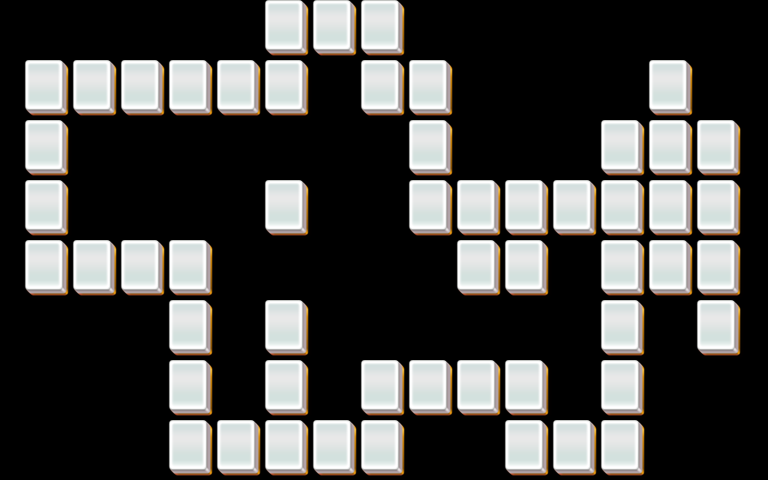

This game map was drawn from its Tiled (.tmx) file and the tilesets committed beside it. A one-line description and the trimmed map source follow:
An orthogonal 32x16 tile map with 24x30 px tiles, 3 tile layers (layer1, layer2, layer3).

<map version="1.0" orientation="orthogonal" width="32" height="16" tilewidth="24" tileheight="30">
 <properties>
  <property name="species" value="20" />
 </properties>
 <tileset firstgid="1" name="mahjong" tilewidth="48" tileheight="60">
  <image source="mahjong.png" />
 </tileset>
 <layer name="layer1" width="32" height="16">
  <data>[512 cells, 54 non-empty, 1 distinct tile ids]</data>
 </layer>
 <layer name="layer2" width="32" height="16">
  <data>[512 cells, 54 non-empty, 1 distinct tile ids]</data>
 </layer>
 <layer name="layer3" width="32" height="16">
  <data>[512 cells, 54 non-empty, 1 distinct tile ids]</data>
 </layer>
</map>
